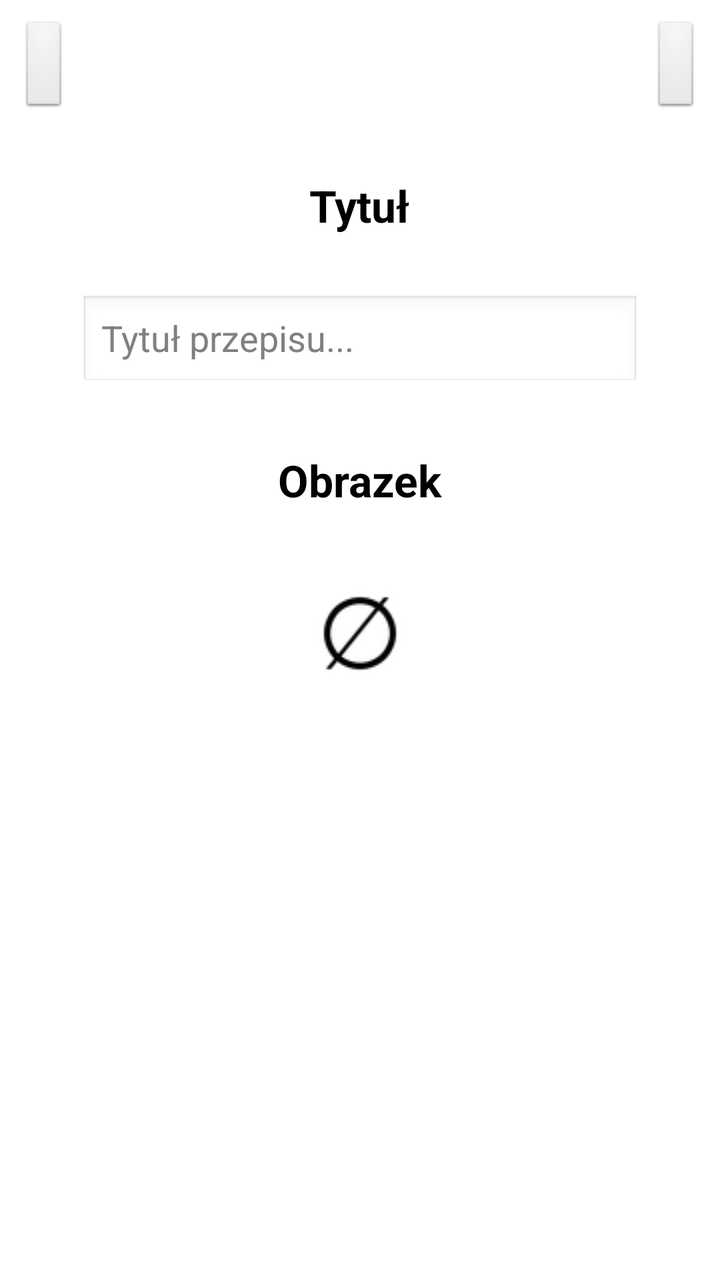
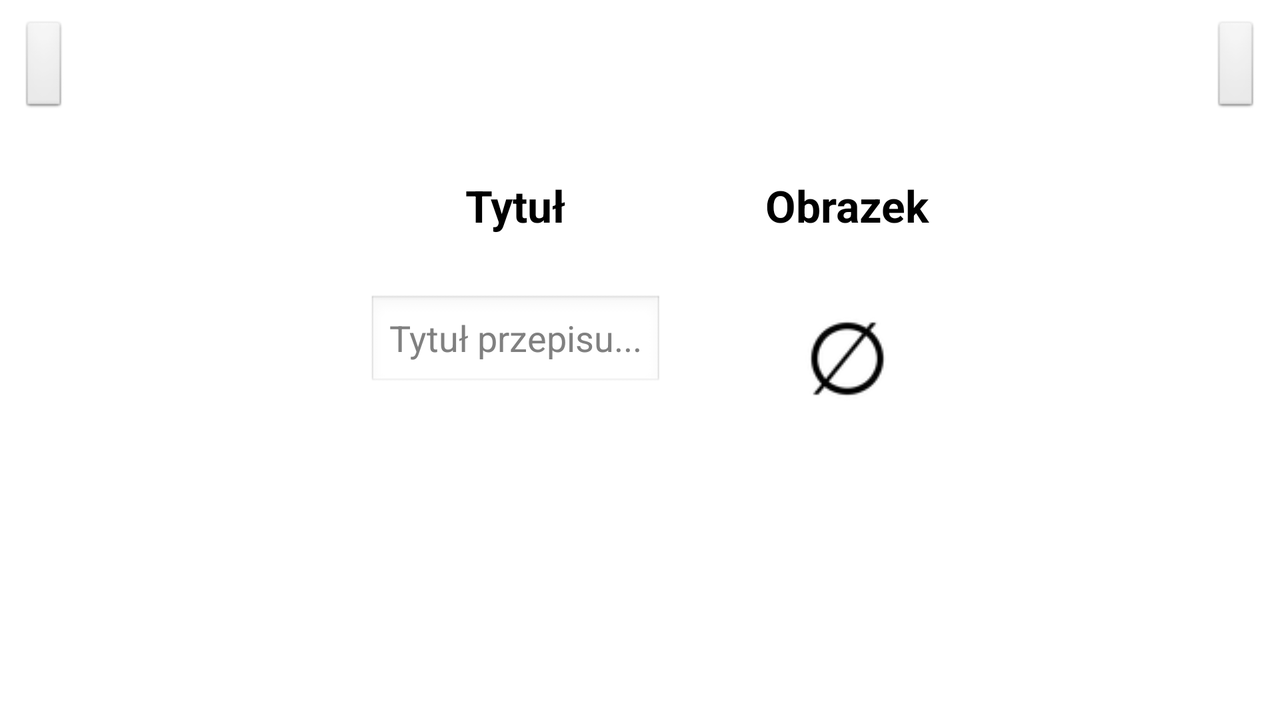

One screen, two layout resources from the same app: the default and the repository's alternative for another configuration. Each is rendered where Android would select it; the XML of both is given below.
<!-- AndroidManifest.xml: application theme AppTheme -->
<!-- res/layout/activity_create_training_main.xml -->
<RelativeLayout xmlns:android="http://schemas.android.com/apk/res/android"
    xmlns:tools="http://schemas.android.com/tools"
    android:id="@+id/mainLayout2"
    android:layout_width="match_parent"
    android:layout_height="match_parent"
    android:layout_margin="@dimen/marginMedium"
    tools:context="${relativePackage}.${activityClass}" >

    <include
        android:id="@+id/cardsNavWrapper"
        android:layout_width="fill_parent"
        android:layout_height="wrap_content"
        layout="@layout/create_cards_nav" />

    <LinearLayout
        android:layout_width="fill_parent"
        android:layout_height="match_parent"
        android:layout_below="@id/cardsNavWrapper"
        android:gravity="center_horizontal"
        android:orientation="vertical" >

        <TextView
            android:layout_width="wrap_content"
            android:layout_height="wrap_content"
            android:layout_marginTop="@dimen/marginExtraLarge"
            android:text="@string/titleTextView"
            android:textAppearance="?android:attr/textAppearanceLarge"
            android:textStyle="bold" />

        <EditText
            android:id="@+id/titleEditText"
            android:layout_width="fill_parent"
            android:layout_height="wrap_content"
            android:layout_margin="@dimen/marginExtraLarge"
            android:hint="@string/recipe_title_dots"
            android:inputType="textMultiLine"
            android:maxLines="2"
            android:textAppearance="?android:attr/textAppearanceMedium" >
        </EditText>

        <TextView
            android:layout_width="wrap_content"
            android:layout_height="wrap_content"
            android:text="@string/image"
            android:textAppearance="?android:attr/textAppearanceLarge"
            android:textStyle="bold" />

        <ImageView
            android:id="@+id/image"
            android:layout_width="wrap_content"
            android:layout_height="wrap_content"
            android:layout_margin="@dimen/marginExtraLarge"
            android:clickable="true"
            android:contentDescription="@string/image"
            android:src="@drawable/noimage" />
    </LinearLayout>

</RelativeLayout>
<!-- res/layout/create_cards_nav.xml (included above) -->
<?xml version="1.0" encoding="utf-8"?>
<RelativeLayout xmlns:android="http://schemas.android.com/apk/res/android"
    xmlns:tools="http://schemas.android.com/tools"
    android:layout_width="match_parent"
    android:layout_height="wrap_content" >

    <ImageButton
        android:id="@+id/leftArrowButton"
        android:layout_width="wrap_content"
        android:layout_height="wrap_content"
        android:layout_alignParentLeft="true"
        android:contentDescription="@string/left"
        android:src="@drawable/left" />

    <ImageButton
        android:id="@+id/rightArrowButton"
        android:layout_width="wrap_content"
        android:layout_height="wrap_content"
        android:layout_alignParentRight="true"
        android:contentDescription="@string/right"
        android:src="@drawable/right" />

    <HorizontalScrollView
        android:id="@+id/navItemsHorizontalScrollView"
        android:layout_width="fill_parent"
        android:layout_height="wrap_content"
        android:layout_toLeftOf="@id/rightArrowButton"
        android:layout_toRightOf="@id/leftArrowButton" >

        <LinearLayout
            android:id="@+id/navItems"
            android:layout_width="wrap_content"
            android:layout_height="wrap_content"
            android:orientation="horizontal" >
        </LinearLayout>
    </HorizontalScrollView>

</RelativeLayout>
<!-- resources referenced by this layout -->
<resources>
  <dimen name="marginExtraLarge">30dp</dimen>
  <dimen name="marginMedium">10dp</dimen>
  <!-- drawable noimage: png bitmap (drawable, 1454 bytes) -->
  <string name="image">Obrazek</string>
  <string name="left">lewo</string>
  <string name="recipe_title_dots">Tytuł przepisu...</string>
  <string name="right">prawo</string>
  <string name="titleTextView">Tytuł</string>
  <style name="AppTheme" parent="AppBaseTheme">
          <item name="android:actionBarStyle">@style/MyActionBar</item>
          <item name="android:actionButtonStyle">@style/Theme.MyAppTheme.ActionBar.ActionMenu.ButtonStyle</item>
          <item name="android:actionMenuTextColor">@color/holo_dark_gray</item>
      </style>
  <style name="AppBaseTheme" parent="android:Theme.Light" />
  <style name="MyActionBar" parent="@android:style/Widget.Holo.Light.ActionBar">
          <item name="android:background">#FFFFFF</item>
          <item name="android:titleTextStyle">@style/Theme.MyAppTheme.ActionBar.TitleTextStyle</item>
      </style>
  <style name="Theme.MyAppTheme.ActionBar.ActionMenu.ButtonStyle" parent="@android:style/Widget.ActionButton">
          <item name="android:textColor">@color/holo_dark_gray</item>
          <item name="android:paddingLeft">0dip</item>
          <item name="android:paddingRight">0dip</item>
      </style>
  <color name="holo_dark_gray">#ff000000</color>
  <style name="Theme.MyAppTheme.ActionBar.TitleTextStyle" parent="android:style/TextAppearance.Holo.Widget.ActionBar.Title">
          <item name="android:textColor">@color/holo_dark_gray</item>
      </style>
</resources>
<!-- res/layout-land/activity_create_training_main.xml (the repository's variant of the layout above) -->
<!-- drawn on the phone turned sideways -->
<RelativeLayout xmlns:android="http://schemas.android.com/apk/res/android"
    xmlns:tools="http://schemas.android.com/tools"
    android:id="@+id/mainLayout2"
    android:layout_width="match_parent"
    android:layout_height="match_parent"
    android:layout_margin="@dimen/marginMedium"
    tools:context="${relativePackage}.${activityClass}" >

    <include
        android:id="@+id/cardsNavWrapper"
        android:layout_width="fill_parent"
        android:layout_height="wrap_content"
        layout="@layout/create_cards_nav" />

    <LinearLayout
        android:layout_width="match_parent"
        android:layout_height="match_parent"
        android:layout_alignParentBottom="true"
        android:layout_below="@id/cardsNavWrapper"
        android:gravity="top|center_horizontal"
        android:orientation="horizontal" >

        <LinearLayout
            android:layout_width="wrap_content"
            android:layout_height="wrap_content"
            android:gravity="center_horizontal"
            android:orientation="vertical" >

            <TextView
                android:layout_width="wrap_content"
                android:layout_height="wrap_content"
                android:layout_marginTop="@dimen/marginExtraLarge"
                android:text="@string/titleTextView"
                android:textAppearance="?android:attr/textAppearanceLarge"
                android:textStyle="bold" />

            <EditText
                android:id="@+id/titleEditText"
                android:layout_width="wrap_content"
                android:layout_height="wrap_content"
                android:layout_margin="@dimen/marginExtraLarge"
                android:hint="@string/recipe_title_dots"
                android:inputType="textMultiLine"
                android:maxLines="2"
                android:textAppearance="?android:attr/textAppearanceMedium" >
            </EditText>
        </LinearLayout>

        <LinearLayout
            android:layout_width="wrap_content"
            android:layout_height="wrap_content"
            android:gravity="center_horizontal"
            android:orientation="vertical" >

            <TextView
                android:layout_width="wrap_content"
                android:layout_height="wrap_content"
                android:text="@string/image"
                android:layout_marginTop="@dimen/marginExtraLarge"
                android:textAppearance="?android:attr/textAppearanceLarge"
                android:textStyle="bold" />

            <ImageView
                android:id="@+id/image"
                android:layout_width="wrap_content"
                android:layout_height="wrap_content"
                android:layout_margin="@dimen/marginExtraLarge"
                android:clickable="true"
                android:contentDescription="@string/image"
                android:src="@drawable/noimage" />
        </LinearLayout>
    </LinearLayout>

</RelativeLayout>
